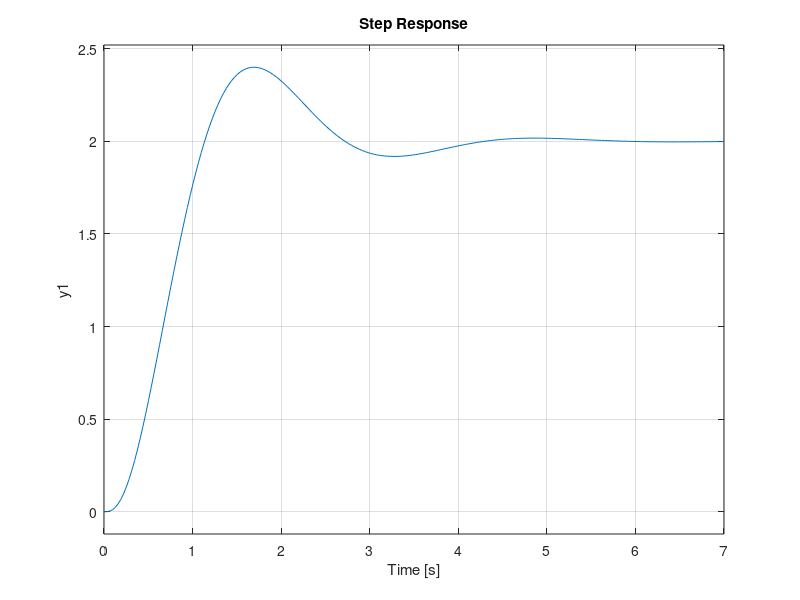
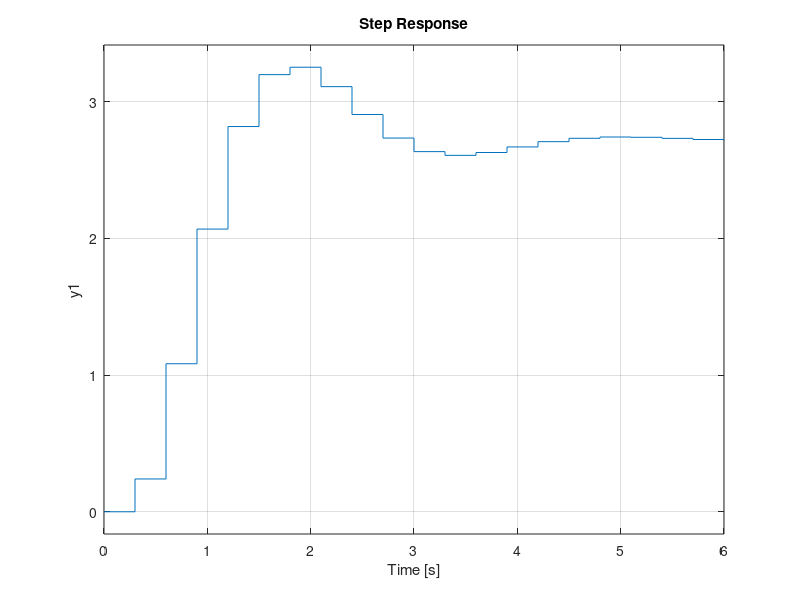

The MATLAB script that drew these images, in order:
clear;close all;clc;
R=1;L=0.1;
J=10;b=1;k=0.1;
A=[-R/L -k/L 0;k/J -b/J 0;0 1 0];
B=[1/L;0;0];
C=[0 0 1];
D=0;

motore_sys=ss(A,B,C,D);

s=20;Ta5=3;
k_d=2;
zita=0.45;
wn=3/(zita*Ta5);

lam_d1=-zita*wn+1i*wn*sqrt(1-zita^2);
lam_d2=lam_d1';
lam_d3=-zita*wn*10;
lam_d=[lam_d1 lam_d2 lam_d3];

K=-acker(A,B,lam_d);
motore_cc=ss(A+B*K,B,C,D);

k_F=dcgain(motore_cc);
k_w=k_d/k_F;
motore_ff=ss(A+B*K,B*k_w,C,D);

figure(1);step(motore_ff);

T=Ta5/10;

motore_sysstar=c2d(motore_sys,T,'zoh');
Astar=motore_sysstar.A;Bstar=motore_sysstar.B;
Cstar=motore_sysstar.C;Dstar=motore_sysstar.D;
lam_dstar=exp(lam_d*T);
Kstar=-acker(Astar,Bstar,lam_dstar);
motore_ccstar=ss(Astar+Bstar*Kstar,Bstar,Cstar,Dstar,T);
k_Fstar=dcgain(motore_ccstar);
k_wstar=k_d/k_F;
motore_ffstar=ss(Astar+Bstar*Kstar,Bstar*k_wstar,Cstar,Dstar,T);
figure(2);step(motore_ffstar);

%%% Progetto integratore
At=[A zeros(3,1);-C 0];
Bt=[B;0];
lam_d_i=[lam_d -zita*wn*8];
Kt=-acker(At,Bt,lam_d_i);
k_x=Kt(1:3);
k_i=Kt(4);

lam_d_istar=exp(lam_d_i*T);
Atstar=[Astar zeros(3,1);-Cstar 1];
Btstar=[Bstar;0];
Ktstar=-acker(Atstar,Btstar,lam_d_istar);
k_xstar=Ktstar(1:3);
k_istar=T*Ktstar(4);

%%% Progetto osservatore
lam_o1=-zita*wn*10;
lam_o2=-zita*wn*8;
H=-acker(A',C',[lam_o1 lam_o2 lam_o1])';


